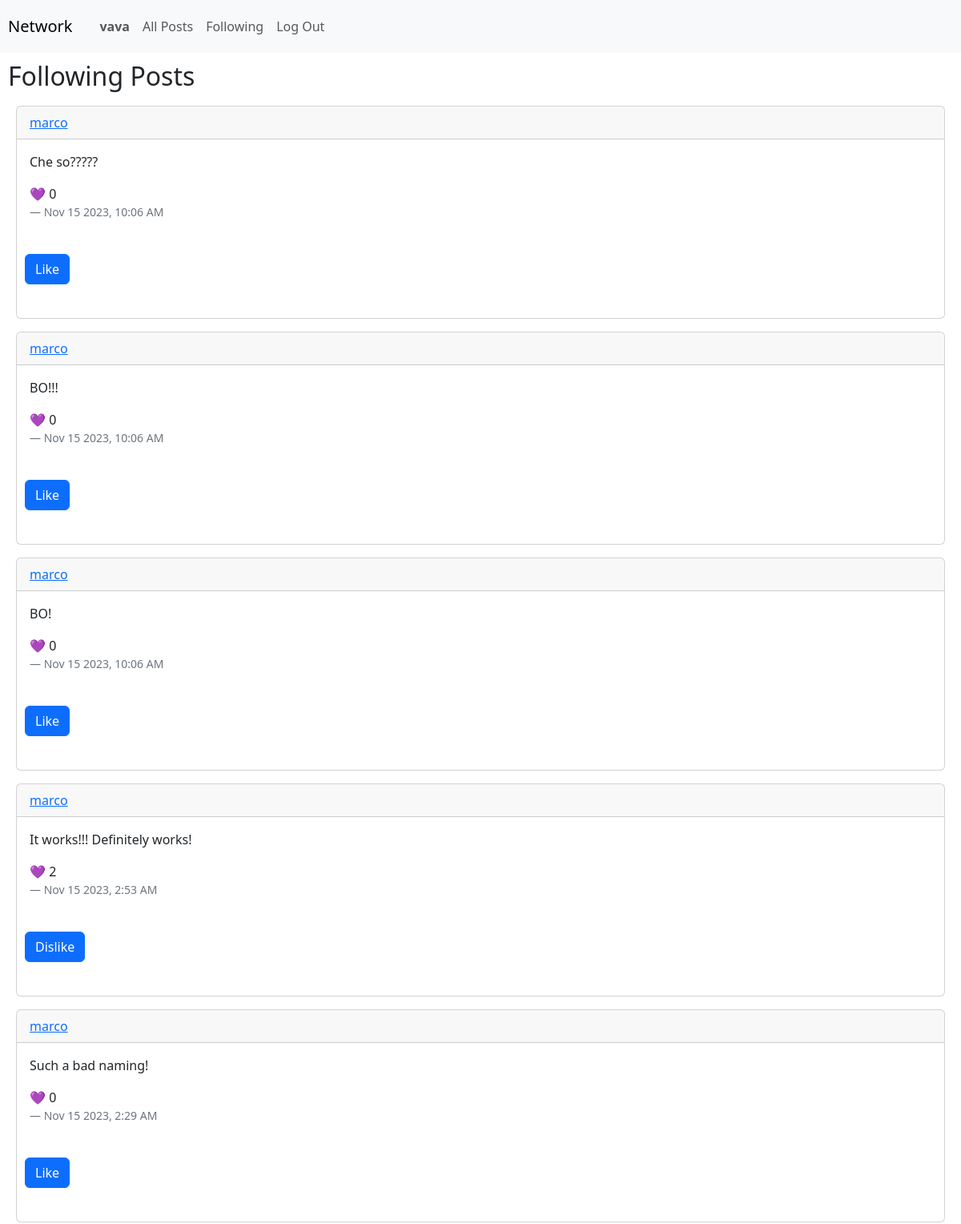
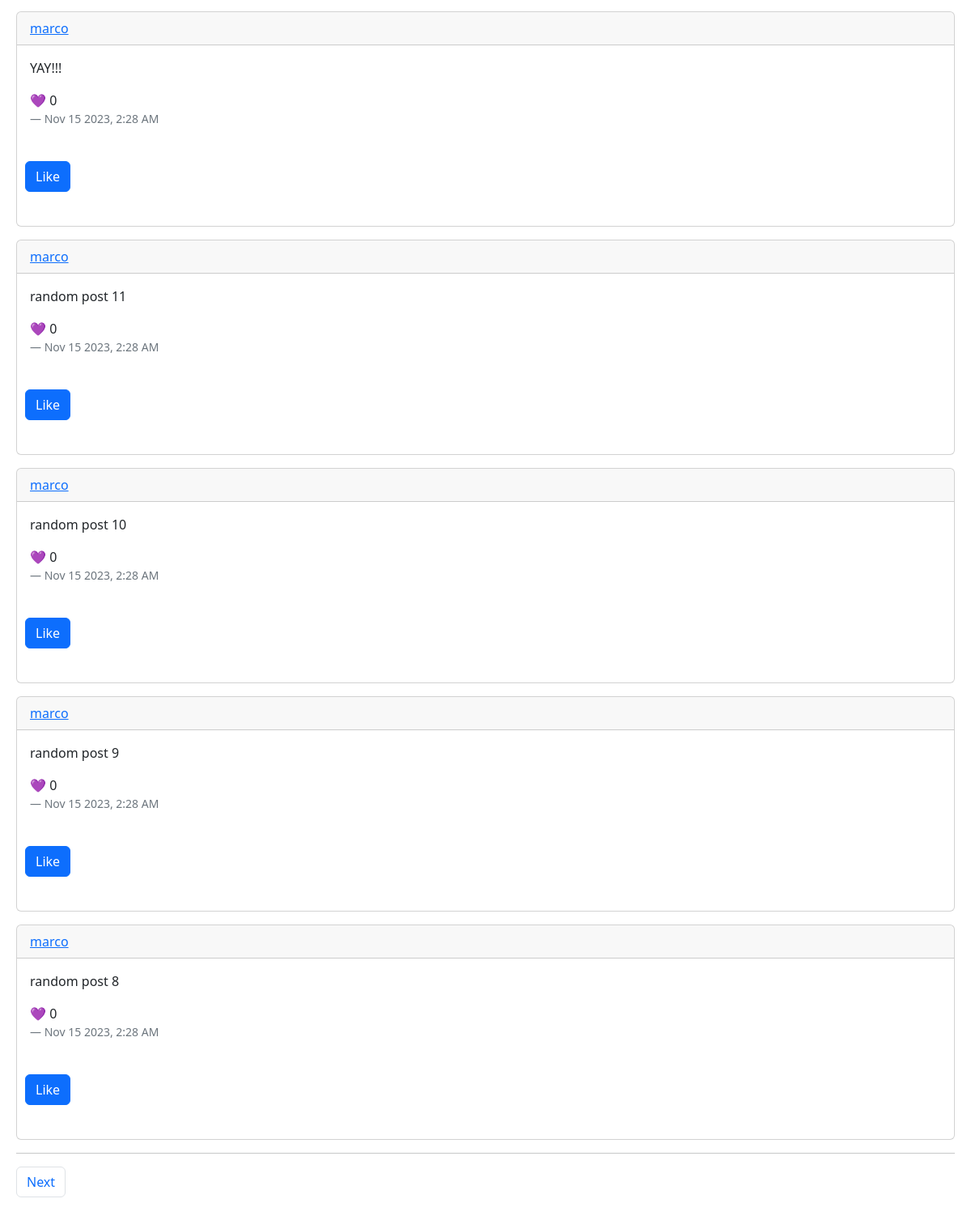
The page /following (signed in) on the database its author committed (2 pictures, top to bottom).
### network/models.py (models this page shows, shortened)
class User(AbstractUser):
    pass

class Post(models.Model):
    user = models.ForeignKey(User, on_delete=models.CASCADE, related_name='posts')
    timestamp = models.CharField(max_length=64)
    content = models.CharField(max_length=140)
    likes = models.IntegerField(default=0)

### network/views.py (the view)
# urls.py: path("following", views.following, name="following"),
@login_required(login_url='login')
def following(request):
    header = "Following Posts"
    if request.method == "GET":
        likes = Like.objects.all()
        liked_post = list()
        try:
            for like in likes:
                if request.user.id == like.user.id:
                    liked_post.append(like.post.id)
        except:
            liked_post = []
        followed_usrs = Follow.objects.all().filter(follower=request.user.id)
        followed_list = list()
        for u in followed_usrs:
            followed_list.append(u.follows.id)
        posts = Post.objects.all().filter(user__in=followed_list).order_by("-id")
        paginator = Paginator(posts, 10)
        page_number = request.GET.get('page')
        page_obj = paginator.get_page(page_number)
        return render(request, "network/index.html", {"posts": page_obj, "comments": False, "header": header, "likes": liked_post})
    else:
        return HttpResponseRedirect(reverse("index"))

### network/templates/network/index.html (shortened to what this page needs)
{% extends "network/layout.html" %}
{% block body %}
    <h2 id="header">{{ header }}</h2>
    {% if user.is_authenticated %}
        <div class="padding">
            {% for post in posts %}
                <div class="card mb-3">
                    <div class="card-header">
                        <a href="{% url 'user_page' user=post.user.id %}">{{ post.user }}</a>
                    </div>
                    <div class="card-body">
                        <p class="card-text">{{ post.content }}</p>
                        <p class="card-text">&#128156 {{ post.likes }}</p>
                        <footer class="blockquote-footer">{{ post.timestamp}}</footer>
                    </div>
                    <div class="mb-3 padding">
                        {% if post.id in likes %}
                            <button class="btn btn-primary mb-3" id="likeBtn{{ post.id }}" onclick="dislike({{ post.id }})">Dislike</button>
                        {% else %}
                            <button class="btn btn-primary mb-3" id="likeBtn{{ post.id }}" onclick="like({{ post.id }})">Like</button>
                        {% endif %}
                    </div>
                </div>
            {% endfor %}
            <hr>
            <div>
                <nav aria-label="Page navigation example">
                    <ul class="pagination">
                        {% if posts.has_next %}
                            <li class="page-item"><a class="page-link" href="?page={{ posts.next_page_number }}">Next</a></li>
                        {% endif %}
                    </ul>
                </nav>
            </div>
        </div>
    {% endif %}
{% endblock %}

### network/templates/network/layout.html (shortened to what this page needs)
{% load static %}
<!DOCTYPE html>
<html lang="en">
    <head>
        <link href="https://cdn.jsdelivr.net/npm/bootstrap@5.3.2/dist/css/bootstrap.min.css" rel="stylesheet">
        <link href="{% static 'network/styles.css' %}" rel="stylesheet">
    </head>
    <body>
        <nav class="navbar navbar-expand-lg navbar-light bg-light">
            <a class="navbar-brand padding" href="#">Network</a>
            <div>
              <ul class="navbar-nav mr-auto">
                {% if user.is_authenticated %}
                    <li class="nav-item">
                        <a class="nav-link" href="{% url 'user_page' user=user.id %}"><strong>{{ user.username }}</strong></a>
                    </li>
                {% endif %}
                <li class="nav-item">
                  <a class="nav-link" href="{% url 'index' %}">All Posts</a>
                </li>
                {% if user.is_authenticated %}
                    <li class="nav-item">
                        <a class="nav-link" href="{% url 'following' %}">Following</a>
                    </li>
                    <li class="nav-item">
                        <a class="nav-link" href="{% url 'logout' %}">Log Out</a>
                    </li>
                {% endif %}
              </ul>
            </div>
          </nav>
        <div class="body padding">
            {% block body %}
            {% endblock %}
        </div>
    </body>
</html>

### network/static/network/styles.css (style rules this page uses)
.padding { padding: 10px; }

### rows shown on the page
User: username "vava"
Post: user "marco", content "Che so?????", likes "0", timestamp "Nov 15 2023, 10:06 AM"
Post: user "marco", content "BO!!!", likes "0", timestamp "Nov 15 2023, 10:06 AM"
Post: user "marco", content "BO!", likes "0", timestamp "Nov 15 2023, 10:06 AM"
Post: user "marco", content "It works!!! Definitely works!", likes "2", timestamp "Nov 15 2023, 2:53 AM"
Post: user "marco", content "Such a bad naming!", likes "0", timestamp "Nov 15 2023, 2:29 AM"
Post: user "marco", content "YAY!!!", likes "0", timestamp "Nov 15 2023, 2:28 AM"
Post: user "marco", content "random post 11", likes "0", timestamp "Nov 15 2023, 2:28 AM"
Post: user "marco", content "random post 10", likes "0", timestamp "Nov 15 2023, 2:28 AM"
Post: user "marco", content "random post 9", likes "0", timestamp "Nov 15 2023, 2:28 AM"
Post: user "marco", content "random post 8", likes "0", timestamp "Nov 15 2023, 2:28 AM"

### other values the page prints
{{ header }} "Following Posts"
